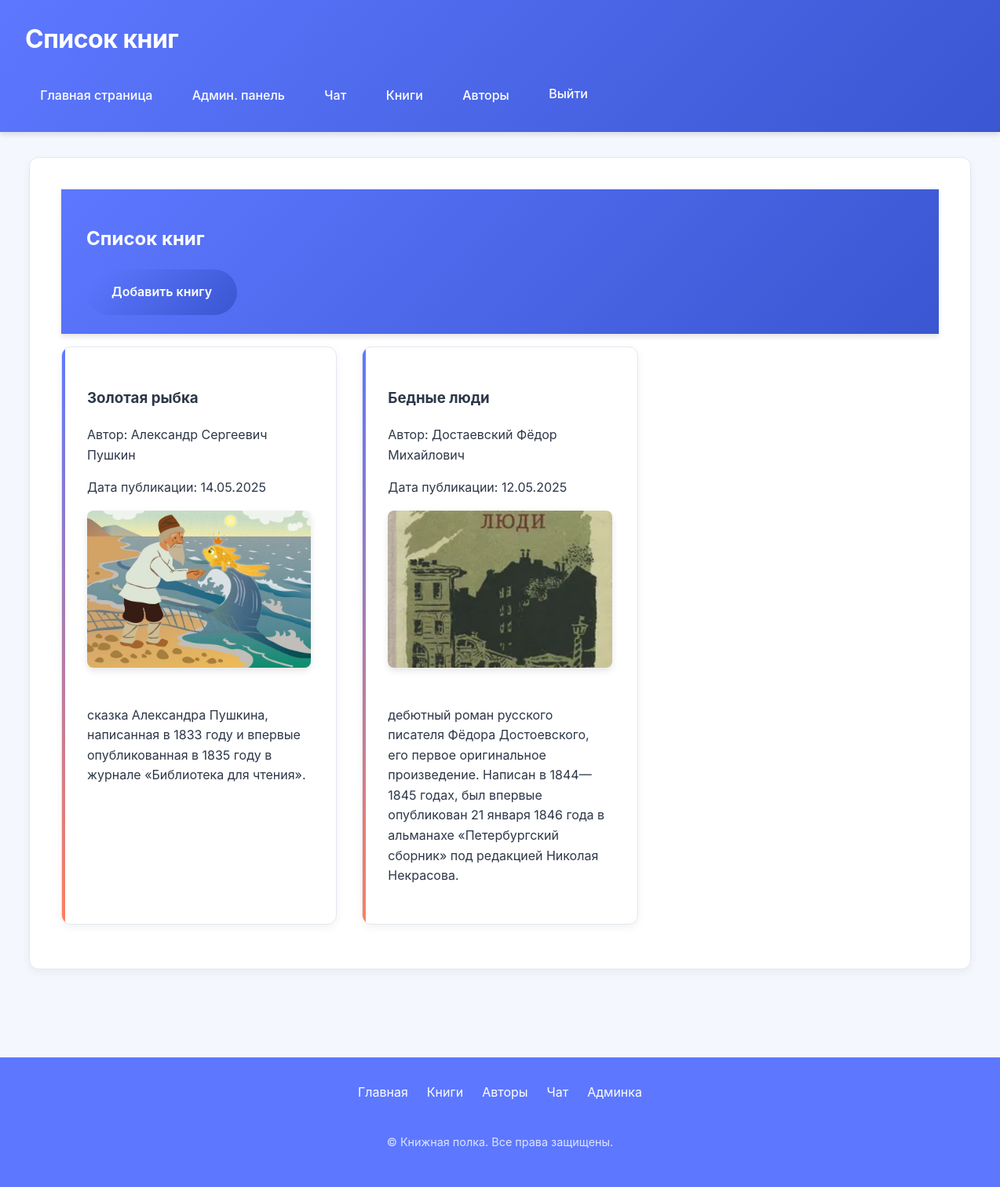
The app's page /books/ (signed in) with its own data.
### test_site/models.py (models this page shows, shortened)
class Book(models.Model):
    title = models.CharField(max_length=200)
    author = models.ForeignKey(Author, on_delete=models.CASCADE, related_name='books')
    published_date = models.DateField(null=True, blank=True)
    isbn = models.CharField(max_length=13, blank=True)
    page_count = models.IntegerField(null=True, blank=True)
    cover_image = models.ImageField(upload_to='book_covers/', null=True, blank=True)
    description = models.TextField(blank=True)

class Author(models.Model):
    name = models.CharField(max_length=100)
    bio = models.TextField(blank=True)
    birth_date = models.DateField(null=True, blank=True)

### test_site/views.py (the view)
# urls.py: path('books/', views.book_list, name='book_list'),
@login_required
def book_list(request):
    books = Book.objects.all().select_related('author')
    context = {
        "page_name": "Список книг",
        "menu_items": get_base_menu(request),  # Передаем request
        "books": books
    }
    return render(request, "books/book_list.html", context)

### test_site/views.py (called while the page is built)
def get_base_menu(request):  # Добавлен параметр request
    menu_items = [
        {"link": "/", "text": "Главная страница"},
        {"link": "/admin/", "text": "Админ. панель"},
        {"link": "/chat/", "text": "Чат"},
        {"link": "/books/", "text": "Книги"},
        {"link": "/authors/", "text": "Авторы"},
    ]
    if not request.user.is_authenticated:
        menu_items.extend([
            {"link": "/accounts/login/", "text": "Войти в систему"},
            {"link": "/registration/", "text": "Регистрация"}
        ])
    return menu_items

### test_site/templates/books/book_list.html
{% extends "base/base.html" %}
{% block main %}
<section>
  <header>
    <h2>Список книг</h2>
    <a href="{% url 'add_book' %}" class="btn">Добавить книгу</a>
  </header>
  <ul class="item-list">
    {% for book in books %}
    <li>
      <h3>{{ book.title }}</h3>
      <p class="author">Автор: {{ book.author.name }}</p>
      {% if book.published_date %}
        <p class="date">Дата публикации: {{ book.published_date|date:"d.m.Y" }}</p>
      {% endif %}
      {% if book.cover_image %}
        <img src="{{ book.cover_image.url }}" alt="{{ book.title }}" class="book-cover">
      {% endif %}
      {% if book.description %}
        <p class="description">{{ book.description|truncatewords:30 }}</p>
      {% endif %}
    </li>
    {% endfor %}
  </ul>
</section>
{% endblock %}

### test_site/templates/base/base.html (shortened to what this page needs)
<!DOCTYPE html>
<html lang="ru">
<head>
  <link rel="stylesheet" href="/static/css/style.css">
</head>
<body>
  <header class="animated">
    <div class="header-content">
      <h1>{{ page_name }}</h1>
      <nav>
        <ul class="menu">
          {% for menu_item in menu_items %}
              <li><a href="{{ menu_item.link }}">{{ menu_item.text }}</a></li>
          {% endfor %}
          {% if request.user.is_authenticated %}
              <li>
                  <form action="/accounts/logout/" method="post">
                      <button type="submit">Выйти</button>
                  </form>
              </li>
          {% endif %}
        </ul>
      </nav>
    </div>
  </header>
  <main>
    {% block main %}{% endblock %}
  </main>
  <footer class="animated">
    <div class="footer-content">
      <div class="footer-links">
        <a href="/">Главная</a>
        <a href="/books/">Книги</a>
        <a href="/authors/">Авторы</a>
        <a href="/chat/">Чат</a>
        <a href="/admin/">Админка</a>
      </div>
      <p class="copyright">&copy; {{ year }} Книжная полка. Все права защищены.</p>
    </div>
  </footer>
</body>
</html>

### static/css/style.css (style rules this page uses)
:root { --primary-color: #5d78ff; --secondary-color: #3a56d1; --accent-color: #ff7e5d; --background-color: #f5f7ff; --text-color: #2d3748; --light-color: #ffffff; --border-color: #e2e8f0; --error-color: #ff3860; --success-color: #48c774; }
body { font-family: 'Inter', -apple-system, BlinkMacSystemFont, sans-serif; line-height: 1.6; color: var(--text-color); background-color: var(--background-color); margin: 0; padding: 0; min-height: 100vh; display: flex; flex-direction: column; }
header { background: linear-gradient(135deg, var(--primary-color), var(--secondary-color)); color: var(--light-color); padding: 1.5rem 2rem; box-shadow: 0 4px 6px rgba(0, 0, 0, 0.1); position: relative; z-index: 10; }
header h1 { margin: 0; font-size: 2rem; font-weight: 700; letter-spacing: -0.5px; }
.menu { display: flex; list-style: none; padding: 0; margin: 1.5rem 0 0; gap: 0.75rem; flex-wrap: wrap; }
.menu li { display: inline-block; }
.menu a, .menu button { color: var(--light-color); text-decoration: none; padding: 0.6rem 1.2rem; border-radius: 50px; transition: all 0.3s ease; font-weight: 500; display: inline-block; }
.menu form { margin: 0; }
.menu button { background: none; border: none; cursor: pointer; font-size: 1rem; font-family: inherit; }
main { flex: 1; max-width: 1200px; margin: 2rem auto; padding: 0 2rem; width: 100%; }
section { background-color: var(--light-color); border-radius: 12px; padding: 2.5rem; margin-bottom: 2rem; box-shadow: 0 4px 12px rgba(0, 0, 0, 0.05); border: 1px solid var(--border-color); }
form { display: flex; flex-direction: column; gap: 1.5rem; max-width: 600px; }
button, .btn { background: linear-gradient(135deg, var(--primary-color), var(--secondary-color)); color: var(--light-color); border: none; padding: 1rem 2rem; border-radius: 50px; cursor: pointer; font-size: 1rem; font-weight: 600; transition: all 0.3s ease; text-align: center; display: inline-block; text-decoration: none; }
ul.item-list { list-style: none; padding: 0; display: grid; grid-template-columns: repeat(auto-fill, minmax(320px, 1fr)); gap: 2rem; }
ul.item-list li { background-color: var(--light-color); border-radius: 12px; padding: 2rem; box-shadow: 0 4px 12px rgba(0, 0, 0, 0.05); transition: all 0.3s ease; border: 1px solid var(--border-color); position: relative; overflow: hidden; }
ul.item-list li::before { content: ''; position: absolute; top: 0; left: 0; width: 4px; height: 100%; background: linear-gradient(to bottom, var(--primary-color), var(--accent-color)); }
.book-cover { width: 100%; height: 200px; object-fit: cover; border-radius: 8px; margin-bottom: 1.5rem; box-shadow: 0 4px 8px rgba(0, 0, 0, 0.1); }
footer { background-color: var(--primary-color); color: var(--light-color); padding: 2rem; text-align: center; margin-top: 3rem; position: relative; }
.footer-content { max-width: 1200px; margin: 0 auto; display: flex; flex-direction: column; align-items: center; gap: 1.5rem; }
.footer-links { display: flex; gap: 1.5rem; justify-content: center; flex-wrap: wrap; }
.footer-links a { color: var(--light-color); text-decoration: none; transition: color 0.3s; }
.copyright { font-size: 0.9rem; opacity: 0.8; }
.animated { animation: fadeIn 0.6s ease-out forwards; }

### records on screen
Book: title "Золотая рыбка", author.name "Александр Сергеевич Пушкин", published_date "14.05.2025", cover_image (picture), description "сказка Александра Пушкина, написанная в 1833 году и впервые опубликованная в 1835 году в журнале «Библиотека для чтения»."
Book: title "Бедные люди", author.name "Достаевский Фёдор Михайлович", published_date "12.05.2025", cover_image (picture), description "дебютный роман русского писателя Фёдора Достоевского, его первое оригинальное произведение. Написан в 1844—1845 годах, был впервые опубликован 21 января 1846 года в альманахе «Петербургский сборник» под редакцией Николая Некрасова."

### other values on screen
{{ page_name }} "Список книг"
{{ menu_item.text }} "Главная страница" "Админ. панель" "Чат" "Книги" "Авторы"
